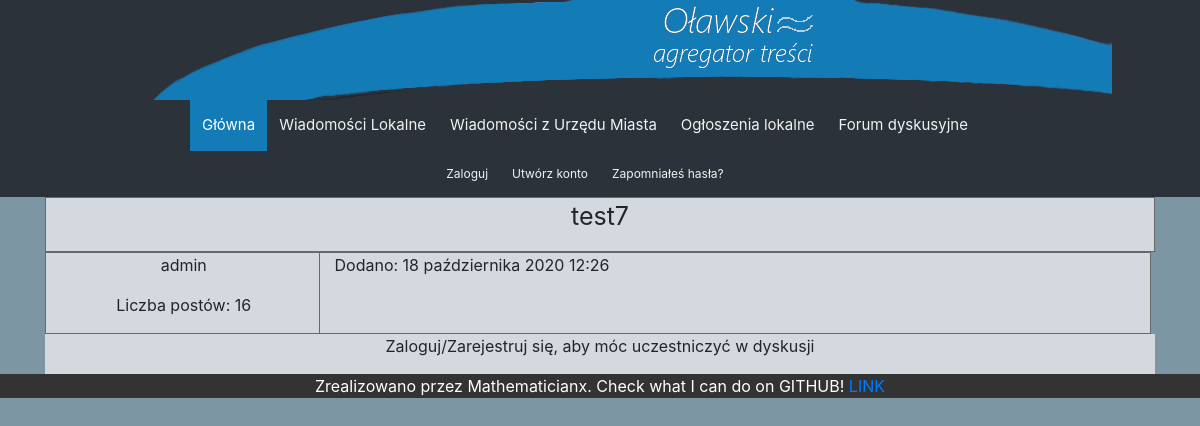
The page /12/test7/ on the database its author committed.
### homepage/models.py (models this page shows, shortened)
class ForumTopic(models.Model):
    author = models.ForeignKey(User,
                               on_delete=models.CASCADE,
                               related_name='all_posts')
    title = models.CharField(max_length=250)
    body = tinymce_models.HTMLField()
    date_of_publication = models.DateTimeField(auto_now_add=True)
    slug = models.SlugField(max_length=250,
                            unique_for_date='date_of_publication')

class Profile(models.Model):
    user = models.OneToOneField(settings.AUTH_USER_MODEL,
                                on_delete=models.CASCADE)
    date_of_birth = models.DateTimeField(blank=True, null=True)
    photo = models.ImageField(upload_to='uploads/',
                                blank=True)
    @property
    def thumbnail(self):
        if self.photo:
            return get_thumbnail(self.photo, '100x100', quality=90)
    @property
    def post_count(self):
        post_count = ForumResponse.objects.filter(author=self.user).count()
        topic_count = ForumTopic.objects.filter(author=self.user).count()
        return (post_count + topic_count)

### homepage/views.py (the view)
# urls.py: path('<int:id>/<slug:slug>/', views.post_detail, name='post_detail'),
def post_detail(request, id, slug):
    post_topic = get_object_or_404(ForumTopic,
                                   slug=slug,
                                   id=id)
    try:
        post_responses = ForumResponse.objects.select_related('author__profile').filter(topic=post_topic).order_by('date_of_publication')
    except Exception:
        post_responses = ''
    topic_author_thumbnail_url = post_topic.author.profile.thumbnail.url
    if request.method == 'POST':
        new_response_form = CreateResponseForm(user=request.user, data=request.POST)
        if new_response_form.is_valid():
            new_response = new_response_form.save(commit=False)
            new_response.author = request.user
            new_response.topic = post_topic
            new_response.save()
            new_response_form = CreateResponseForm(user=request.user)
    else:
        new_response_form = CreateResponseForm(user=request.user)
    return render(request, 'homepage/post_detail.html', {'post_topic': post_topic,
                                                         'post_responses': post_responses,
                                                         'thumbnail_url': topic_author_thumbnail_url,
                                                         'new_response_form': new_response_form})

### homepage/templates/homepage/post_detail.html (shortened to what this page needs)
{% extends "homepage/base.html" %}
{% load thumbnail %}
{% load l10n %}
{% block content %}
     <div class="container">
        <div class="row">
            <div class="col-12">
                <p style="font-size: 25px" align="center">{{ post_topic.title }}</p>
            </div>
        </div>
        <div class="row">
            <div class="col-3-forum-user">
                <div class="col-12-center">
                    <p>{{ post_topic.author }}</p>
                    <p>Liczba postów: {{ post_topic.author.profile.post_count }}</p>
                </div>
            </div>
            <div class="col-9">
                <p>Dodano: {% localize on %}{{ post_topic.date_of_publication}}{% endlocalize %}</p>
            </div>
        </div>
        <div class="row">
            {% if request.user.is_authenticated %}
                <div class="col-12-center">
                    <form action="." method="post" enctype="multipart/form-data">
                        {{ new_response_form.as_p}}
                        {% csrf_token %}
                        <input type="submit" value="Dodaj post">
                    </form>
                </div>
            {% else %}
                <div class="col-12-center">
                    <p>Zaloguj/Zarejestruj się, aby móc uczestniczyć w dyskusji</p>
                </div>
            {% endif %}
        </div>
    </div>
{% endblock %}

### homepage/static/css/homepage.css (style rules this page uses)
body { background-color: #7c96a4; }
.container { display: flex; flex-direction: column; justify-content: center; align-items: center; }
.row { width:100%; display: flex; }
.col-9 { width: 75%; background-color: #d3d9de; border: 1px solid #686868; margin-left: -2px; }
.col-12 { width: 100%; background-color: #d3d9de; border: 1px solid #686868; }
.col-12-center { width: 100%; text-align: center; background-color: #d3d9de; }
.col-3-forum-user { display: flex; flex-direction: row; width: 25%; text-align: center; background-color: #d3d9de; border: 1px solid #686868; margin-right: -2px; }

### rows shown on the page
ForumTopic: title "test7", author "admin", author.profile.post_count "16", date_of_publication "18 października 2020 12:26"
